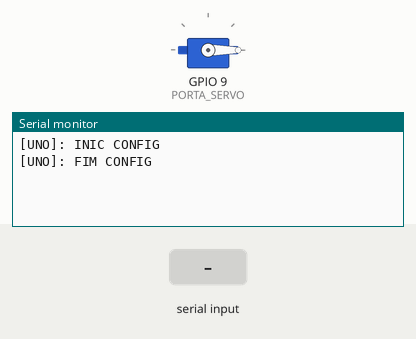
The sketch below on a simulated ESP8266 (NodeMCU). Shown: servo, the last lines printed to the serial monitor. Inputs (shaded band) come from the test bench.

Above: at 6.2 s.
6.3 s: "leitura\n" received over Serial
At 8.4 s:
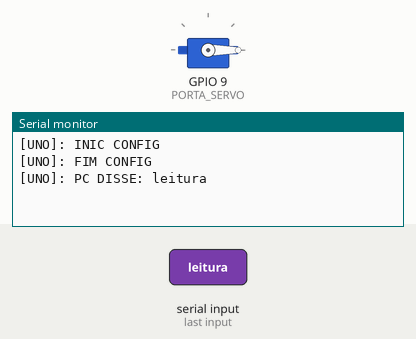
8.8 s: "leitura\n" received over the second serial link
At 9.6 s:
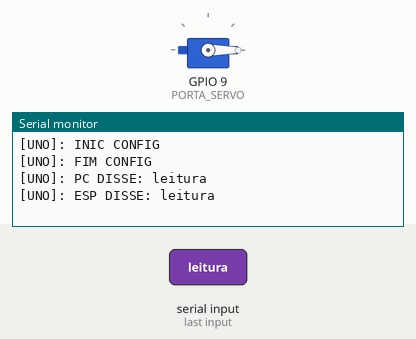
10.3 s: ">\n" received over Serial
At 12.5 s:
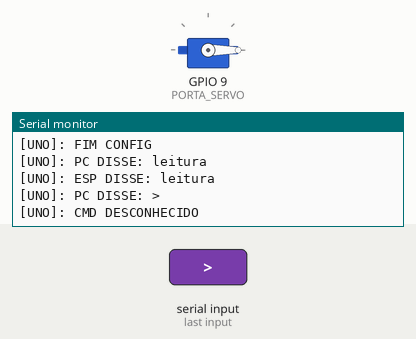
12.8 s: ">\n" received over the second serial link
At 13.8 s:
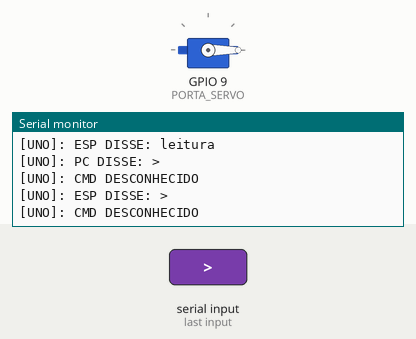
14.3 s: "1\n" received over Serial
At 15.8 s:
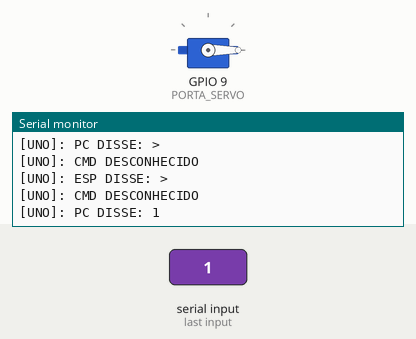
16.8 s: "1\n" received over the second serial link
At 18.0 s:
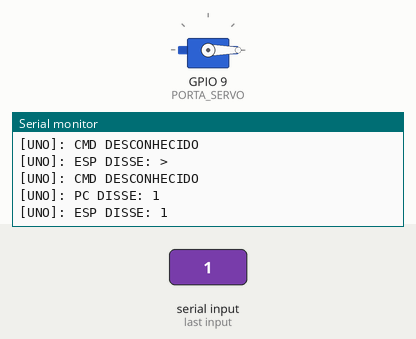

The sketch:

ArduinoSimplesServo.ino
```cpp
/*

2019-2020
PROJETO DO IFES CAMPUS ITAPINA EM PARCERIA COM O CAMPUS COLATINA
FEITO POR:
--JULIO CESAR GOLDNER VENDRAMINI
--ROBSON PRUCOLI POSSE
--SABRINA GOBBI SCALDAFERRO
--VICTOR BARCELOS LACERDA

*/

// =====================================================================
// INCLUSÃO DE BIBLIOTECAS USADAS PELO PROJETO
// =====================================================================

#include <SoftwareSerial.h>
#include <Servo.h>
#include <Ticker.h>

// =====================================================================
// CONSTANTES, VARIÁVEIS E OBJETOS GLOBAIS NÃO DEPENDENTES
// =====================================================================

// Indicador de porta RX para Software Serial
const uint8_t SS_PORTA_RX = 2;
// Indicador de porta TX para Software Serial
const uint8_t SS_PORTA_TX = 3;
// Valor de milissegundos padrão para eventos do temporizador
const uint16_t INTERVALO_PADRAO_TEMPORIZADOR = 50;
// Constante com a velocidade das comunicações seriais
const uint16_t VELOCIDADE_SERIAL = 38400;
// Recipiente com a porta em que o sensor está conectado
const uint8_t PORTA_SENSOR = A0;
// Recipiente com a porta em que o servo está conectado
const uint8_t PORTA_SERVO = 9;
// Constante de segundos para processamento do sensor com fim de coleta de dados
const uint8_t INTERVALO_COLETA = 10;
// Indicador de posição de repouso do servo
const uint8_t POSICAO_SERVO_REPOUSO = 0;
// Indicador de posição de trabalho do servo
const uint8_t POSICAO_SERVO_TRABALHO = 0;

// Controlador do Servo motor
Servo controlador;
// Software serial para comunicação com ESP8266
SoftwareSerial esp(SS_PORTA_RX, SS_PORTA_TX); // RX, TX

// Contador de segundos genérico
uint8_t segundos = 0;
// Contador de milissegundos temporário
uint16_t milissegundos = 0;
// Indicador de pedido de leitura
bool executar_leitura = false;
// Indicador de fase da leitura
uint8_t fase_leitura = 0;
// Recipiente com a leitura do sensor
uint16_t leitura_sensor = 0;

// =====================================================================
// FUNÇÕES DE TEMPO
// =====================================================================

// Contabiliza os segundos passados de um intervalo a outro
void contabilizar_tempo()
{
    milissegundos += INTERVALO_PADRAO_TEMPORIZADOR;
    if(milissegundos >= 1000)
    {
        segundos += milissegundos / 1000;
        milissegundos = milissegundos % 1000;
    }
}

// Executa rotinas temporizadas
void rotinas_temporizadas()
{
    contabilizar_tempo();
}

// Temporizador
Ticker temporizador(rotinas_temporizadas, INTERVALO_PADRAO_TEMPORIZADOR);

// =====================================================================
// FUNÇÕES DE COMUNICAÇÃO INFORMATIVA
// =====================================================================

// Inicia uma mensagem comum que não deve ser encarada como comando
void iniciar_mensagem_comum()
{
    Serial.print(F("[UNO]: "));
}

// Informa algum dado genérico com texto antes e depois
void informar(String pre, String dado, String pos)
{
    iniciar_mensagem_comum();
    Serial.print(pre);
    Serial.print(dado);
    Serial.println(pos);
}

// Informa alguma mensagem simples
void informar_simples(String mensagem)
{
    iniciar_mensagem_comum();
    Serial.println(mensagem);
}

// =====================================================================
// FUNÇÕES DE CONTROLE DO SERVO
// =====================================================================

// Recolhe o servo para evitar que o sensor fique em contato por muito tempo com a amostra
// (durante os teste dos diferentes materiais dos sensores, foi percebido que todos eles
// tiveram algum tipo de degradação quando ficaram em contato prolongado com as amostras,
// resultando em alteração química da amostra e do aspecto físico do próprio sensor)
void repousar_servo()
{
    controlador.write(POSICAO_SERVO_REPOUSO);
}

// Envia o servo para a posição de leitura que deve ser mantida pelo menor tempo possível
void enviar_servo()
{
    controlador.write(POSICAO_SERVO_TRABALHO);
}

// Configura o controlador do servo e o coloca na posição de repouso como ato inicial,
// esperando a conclusão do movimento
void inicializar_servo()
{
    // Zere o contador de segundos para realizar uma contagem completa
    // Indique ao controlador em qual porta o motor servo está conectado
    controlador.attach(PORTA_SERVO);
    // Mova o servo para a posição inicial
    repousar_servo();
    // Espere um tempo suficiente para o servo se posicionar
    delay(5000);
}

// =====================================================================
// FUNÇÕES DE COMUNICAÇÃO IMPERATIVA
// =====================================================================

// Envia um comando ao ESP8266
void enviar_comando(String conteudo)
{
    informar_simples("ENV CMD");
    Serial.print('>');
    Serial.println(conteudo);
    esp.print('>');
    esp.println(conteudo);
}

// Interpreta uma comunicação enviada pelo ESP8266 e executa as devidas ações associadas a elas
void tratar_comunicacao(String base)
{
    // Verifica se há algo a ser tratado
    if(base.length() > 0)
    {
        // Verifica se a comunicação recebida se refere a um comando
        if(base.charAt(0) == '>')
        {
            // Comando de execução de leitura
            if(base.indexOf("leitura") == 1)
            {
                // Agende uma leitura do sensor
                executar_leitura = true;
            }
            // Se o comando não estiver catalogado, acuse erro
            else
            {
                informar_simples("CMD DESCONHECIDO");
            }
        }
    }
}

// Ouve as comunicações advindas do ESP8266
String ouvir_esp()
{
    // Recipiente da comunicação recebida
    String esp_disse = "";
    // Se houver algo que foi comunicado
    if(esp.available())
    {
        // Consiga o conteúdo da comunicação
        esp_disse = esp.readStringUntil('\n');
        // E mostre ao terminal de depuração
        informar("ESP DISSE: ", esp_disse, "");
    }
    return esp_disse;
}

// Ouve as comunicações advindas do PC
String ouvir_pc()
{
    // Recipiente da comunicação recebida
    String pc_disse = "";
    // Se houver algo que foi comunicado
    if(Serial.available())
    {
        // Consiga o conteúdo da comunicação
        pc_disse  = Serial.readString();
        // E mostre ao terminal de depuração
        informar("PC DISSE: ", pc_disse, "");
    }
    return pc_disse;
}

// =====================================================================
// FUNÇÕES DO PROGRAMA PRINCIPAL
// =====================================================================

// Realiza os procedimentos padrões para conseguir a leitura do sensor
void procedimentos_de_leitura()
{
    // Templates de informação
    String mensagem = "PROC LEITURA ";
    // Realize a leitura de acordo com as fases planejadas
    switch(fase_leitura)
    {
    // Mover o servo de 0 a 90 graus
    case 0:
        enviar_servo();
        fase_leitura++;
        segundos = 0;
        informar(mensagem, String(0), "");
        break;
    // Esperar 5 segundos para concluir o posicionamento do servo
    case 1:
        if(segundos > 5)
        {
            fase_leitura++;
            segundos = 0;
            informar(mensagem, String(1), "");
        }
        break;
    // Execute a leitura por um certo tempo
    case 2:
        leitura_sensor = analogRead(PORTA_SENSOR);
        if(segundos > 20)
        {
            fase_leitura++;
            segundos = 0;
            informar(mensagem, String(2), "");
        }
        break;
    // Ao fim da leitura, recolha o sensor, espere seu retorno, zere o contador de segundos e
    // indique o reinício do processo de leitura, bem como
    case 3:
        repousar_servo();
        if(segundos > 10)
        {
            segundos = 0;
            fase_leitura = 0;
            executar_leitura = false;
            informar(mensagem, String(3), "");
            informar_simples(mensagem + "FIM");
            // Envie o valor da leitura ao ESP8266
            enviar_comando("sensor " + String(leitura_sensor));
        }
        break;
    }
}

// Configura o Arduino para utilização
void setup()
{
    // Informe o início da configuração
    informar_simples("INIC CONFIG");
    // Configuração de tempo
    temporizador.start();
    // Configure a porta onde o sensor está ligado como entrada de dados
    pinMode(PORTA_SENSOR, INPUT_PULLUP);
    // Inicialize o motor servo
    inicializar_servo();
    // Inicie as comunicações seriais com o módulo ESP8266 e com o terminal de depuração
    Serial.begin(VELOCIDADE_SERIAL);
    esp.begin(VELOCIDADE_SERIAL);
    // Informe o fim da configuração
    informar_simples("FIM CONFIG");
}

// PROGRAMA PRINCIPAL
void loop()
{
    // Contabiliza o tempo passado
    temporizador.update();
    // Enquanto tiver algo a ser lido pela comunicação serial com o ESP8266...
    // Trata a informação enviada pelo ESP
    tratar_comunicacao(ouvir_esp());
    tratar_comunicacao(ouvir_pc());
    // Verifique se uma leitura foi agendada
    if(executar_leitura == true)
    {
        procedimentos_de_leitura();
    }
}
```

Measured:
- after the input at 6.3 s, the serial monitor: prints a new line after 1.0 s (image 1)
- after the input at 8.8 s, the serial monitor: prints a new line at once (image 2)
- after the input at 10.3 s, the serial monitor: prints a new line after 1.0 s (image 3)
- after the input at 12.8 s, the serial monitor: prints a new line at once (image 4)
- after the input at 14.3 s, the serial monitor: prints a new line after 1.0 s (image 5)
- after the input at 16.8 s, the serial monitor: prints a new line at once (image 6)
